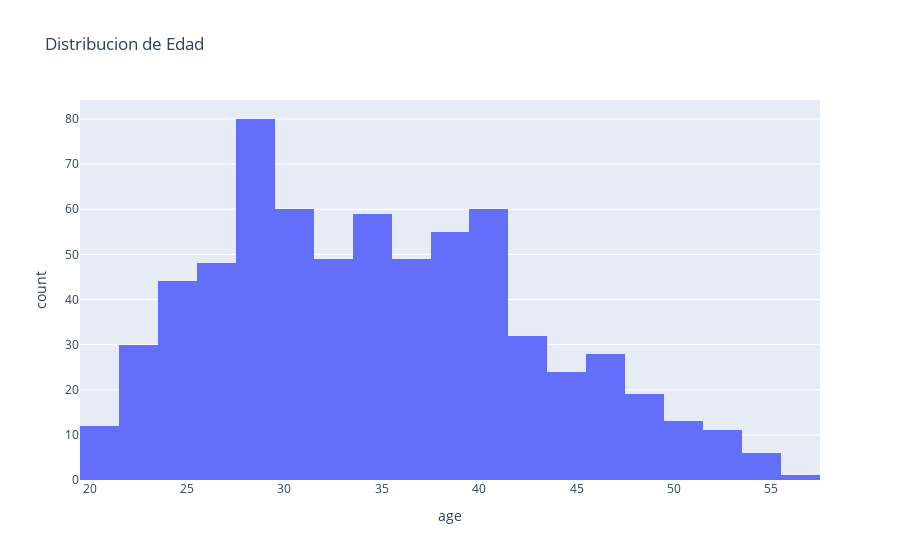
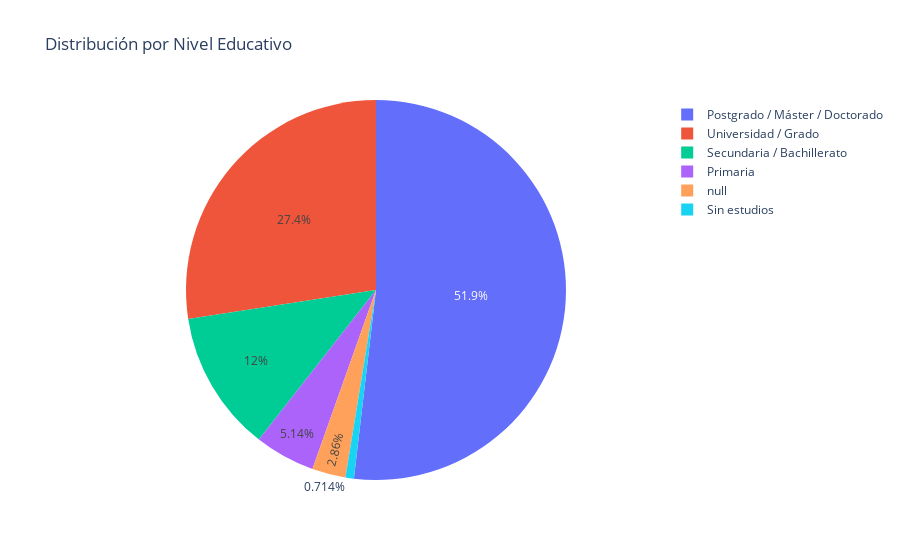

Notebook source saved alongside these figures, in order:
### Code cell
def univariante_analysis(df):
    ''' Función de análisis univariante'''
    print('=== Análisis Univariante===')
    
    # Estadística Descriptiva
    print(f'\nEstadística descriptivas:\n {df_bank_loan.describe()}')

    # Distribución de variables numéricas
    numeric_cols = ['age', 'ed', 'employ', 'address', 'income', 'debtinc', 'creddebt', 'othdebt']

    fig = px.histogram(df_bank_loan, x='age', nbins=30, title='Distribucion de Edad')
    fig.show()    

    # variables categóricas
    fig = px.pie(df_bank_loan, names='ed_text', title='Distribución por Nivel Educativo')
    fig.show()
    
univariante_analysis(df_bank_loan)

### Figure 1 — Plotly figure (JSON) as saved in the notebook; plotly's stock layout.template omitted (floating-point values rounded to 4 significant figures; data arrays with more than 128 entries replaced by an {"elided": "..."} marker saying what was removed)
{"data": [{"bingroup": "x", "hovertemplate": "age=%{x}<br>count=%{y}<extra></extra>", "legendgroup": "", "marker": {"color": "#636efa", "pattern": {"shape": ""}}, "name": "", "nbinsx": 30, "orientation": "v", "showlegend": false, "type": "histogram", "x": {"elided": "700 float values"}, "xaxis": "x", "yaxis": "y"}], "layout": {"barmode": "relative", "legend": {"tracegroupgap": 0}, "title": {"text": "Distribucion de Edad"}, "xaxis": {"anchor": "y", "domain": [0, 1], "title": {"text": "age"}}, "yaxis": {"anchor": "x", "domain": [0, 1], "title": {"text": "count"}}}}

### Figure 2 — Plotly figure (JSON) as saved in the notebook; plotly's stock layout.template omitted (floating-point values rounded to 4 significant figures; data arrays with more than 128 entries replaced by an {"elided": "..."} marker saying what was removed)
{"data": [{"domain": {"x": [0, 1], "y": [0, 1]}, "hovertemplate": "ed_text=%{label}<extra></extra>", "labels": {"elided": "700 str values"}, "legendgroup": "", "name": "", "showlegend": true, "type": "pie"}], "layout": {"legend": {"tracegroupgap": 0}, "title": {"text": "Distribución por Nivel Educativo"}}}
